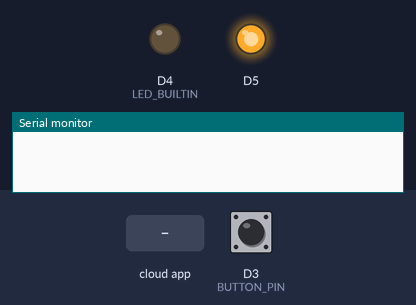
A sketch run on a simulated ESP8266 (NodeMCU). Shown: output pins drawn as LEDs (lit = HIGH, except the on-board LED, lit = LOW), the last lines printed to the serial monitor. Inputs (shaded band) come from the test bench; at power-on: D3 (BUTTON_PIN) HIGH. WiFi joins after 1.5 s; servers stay silent unless stated; the Firebase database answers and starts empty.

Above: at 4.1 s.
4.2 s: the phone or cloud app sets relay to ON
At 7.5 s:
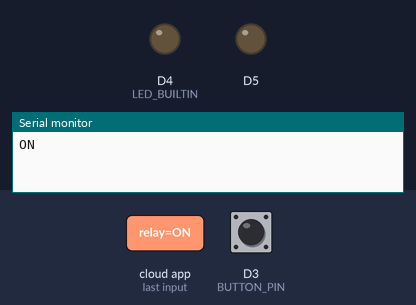
8.2 s: the phone or cloud app sets button to ON
At 11.5 s:
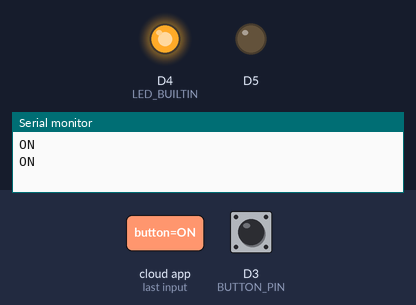
11.8 s: the phone or cloud app sets relay to OFF
At 14.0 s:
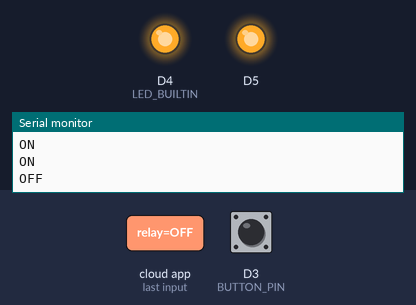
15.1 s: D3 (BUTTON_PIN) pulled LOW for 3.2 s
At 27.7 s:
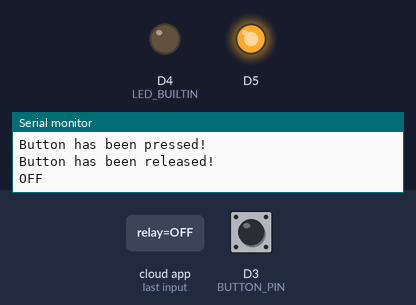
Timing chart, 0 to 28.3 s (numbered marks = the images above; inputs shaded):
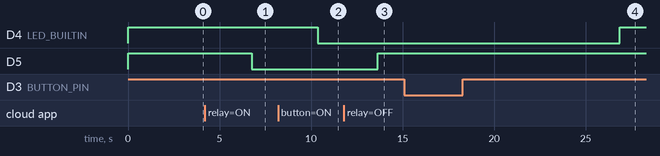

The sketch:

Combine_relay_flash_button.ino
```cpp
#include <EasyButton.h>
#include "FirebaseESP8266.h"
#include <ESP8266WiFi.h>
#define FIREBASE_HOST "_"                     //Your Firebase Project URL goes here without "http:" , "\" and "/"
#define FIREBASE_AUTH "_"       //Your Firebase Database Secret goes here
#define WIFI_SSID "_"                                               //your WiFi SSID for which yout NodeMCU connects
#define WIFI_PASSWORD "_"                                      //Password of your wifi network
#define BUTTON_PIN 0

EasyButton button(BUTTON_PIN);
FirebaseData firebaseData;
FirebaseJson json;

void setup()
{
  Serial.begin(115200);
  WiFi.begin(WIFI_SSID, WIFI_PASSWORD);
  Firebase.begin(FIREBASE_HOST, FIREBASE_AUTH);
  Firebase.reconnectWiFi(true);
  pinMode(D5,OUTPUT);
  digitalWrite(D5,HIGH);
  pinMode(LED_BUILTIN,OUTPUT);
  digitalWrite(LED_BUILTIN,HIGH);
  button.begin();
  button.onPressed(onPressed);
}

void loop()
{
   button.read();
   bool was_released = button.wasReleased();
   if(was_released==true){
   Serial.println("Button has been released!");
   Firebase.setString(firebaseData,"/button","OFF");
   delay(3000);}

  Firebase.getString(firebaseData,"/relay");
  if(firebaseData.stringData().length()>0)
  {
    Serial.println(firebaseData.stringData());
    cmd(firebaseData.stringData());
    Firebase.setString(firebaseData,"/relay","");
  }
  Firebase.getString(firebaseData,"/button");
   if(firebaseData.stringData().length()>0)
  {
    Serial.println(firebaseData.stringData());
    cmd2(firebaseData.stringData());
    Firebase.setString(firebaseData,"/button","");
  }
  firebaseData.clear();

  delay(3000);
}

void cmd(String a)
{
  if(a.equalsIgnoreCase("ON"))
  {
    digitalWrite(D5,LOW);
  }
  else if(a.equalsIgnoreCase("OFF"))
  {
    digitalWrite(D5,HIGH);
  }
}
void cmd2(String a)
{
  if(a.equalsIgnoreCase("ON"))
  {
    digitalWrite(LED_BUILTIN,LOW);
  }
  else if(a.equalsIgnoreCase("OFF"))
  {
    digitalWrite(LED_BUILTIN,HIGH);
  }
}
void onPressed() {
    Serial.println("Button has been pressed!");
    Firebase.setString(firebaseData,"/button","ON");
    delay(3000);
}
```

Measured:
- after the input at 4.2 s, D5: HIGH → LOW after 2.6 s
- after the input at 8.2 s, D4 (LED_BUILTIN): HIGH → LOW after 2.2 s
- after the input at 11.8 s, D5: LOW → HIGH after 1.9 s
- after the input at 15.1 s, D4 (LED_BUILTIN): LOW → HIGH after 11.8 s
